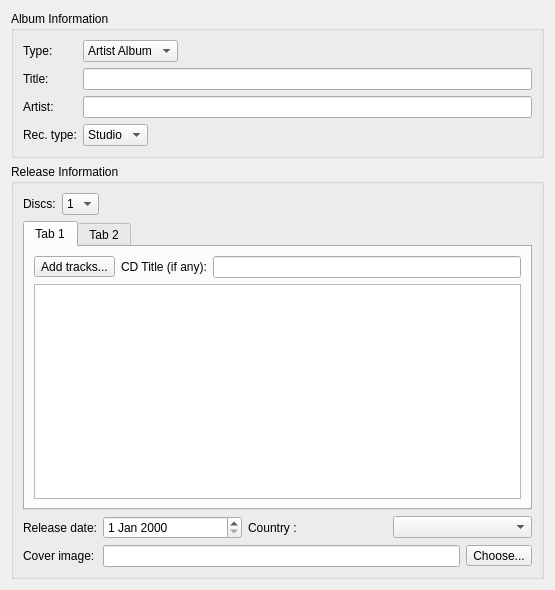
<?xml version="1.0" encoding="UTF-8"?>
<ui version="4.0">
 <class>LoadFilesPage</class>
 <widget class="QWizardPage" name="LoadFilesPage">
  <property name="geometry">
   <rect>
    <x>0</x>
    <y>0</y>
    <width>555</width>
    <height>590</height>
   </rect>
  </property>
  <property name="windowTitle">
   <string>Load Files</string>
  </property>
  <layout class="QVBoxLayout" name="verticalLayout_2">
   <item>
    <widget class="QGroupBox" name="albumInfo">
     <property name="title">
      <string>Album Information</string>
     </property>
     <layout class="QVBoxLayout" name="verticalLayout_4">
      <item>
       <layout class="QFormLayout" name="formLayout">
        <property name="fieldGrowthPolicy">
         <enum>QFormLayout::AllNonFixedFieldsGrow</enum>
        </property>
        <item row="0" column="0">
         <widget class="QLabel" name="label_5">
          <property name="text">
           <string>Type:</string>
          </property>
          <property name="buddy">
           <cstring>comboBox_2</cstring>
          </property>
         </widget>
        </item>
        <item row="0" column="1">
         <layout class="QHBoxLayout" name="horizontalLayout_5">
          <item>
           <widget class="QComboBox" name="comboBox_2">
            <item>
             <property name="text">
              <string>Artist Album</string>
             </property>
            </item>
            <item>
             <property name="text">
              <string>Compilation</string>
             </property>
            </item>
           </widget>
          </item>
          <item>
           <spacer name="horizontalSpacer_4">
            <property name="orientation">
             <enum>Qt::Horizontal</enum>
            </property>
            <property name="sizeHint" stdset="0">
             <size>
              <width>40</width>
              <height>20</height>
             </size>
            </property>
           </spacer>
          </item>
         </layout>
        </item>
        <item row="1" column="0">
         <widget class="QLabel" name="label_2">
          <property name="text">
           <string>Title:</string>
          </property>
          <property name="buddy">
           <cstring>lineEdit</cstring>
          </property>
         </widget>
        </item>
        <item row="1" column="1">
         <widget class="QLineEdit" name="lineEdit"/>
        </item>
        <item row="2" column="0">
         <widget class="QLabel" name="label_4">
          <property name="text">
           <string>Artist:</string>
          </property>
          <property name="buddy">
           <cstring>lineEdit_2</cstring>
          </property>
         </widget>
        </item>
        <item row="2" column="1">
         <widget class="QLineEdit" name="lineEdit_2"/>
        </item>
        <item row="3" column="0">
         <widget class="QLabel" name="label_3">
          <property name="text">
           <string>Rec. type:</string>
          </property>
          <property name="buddy">
           <cstring>comboBox</cstring>
          </property>
         </widget>
        </item>
        <item row="3" column="1">
         <layout class="QHBoxLayout" name="horizontalLayout_4">
          <item>
           <widget class="QComboBox" name="comboBox">
            <item>
             <property name="text">
              <string>Studio</string>
             </property>
            </item>
            <item>
             <property name="text">
              <string>Live</string>
             </property>
            </item>
           </widget>
          </item>
          <item>
           <spacer name="horizontalSpacer_3">
            <property name="orientation">
             <enum>Qt::Horizontal</enum>
            </property>
            <property name="sizeHint" stdset="0">
             <size>
              <width>40</width>
              <height>20</height>
             </size>
            </property>
           </spacer>
          </item>
         </layout>
        </item>
       </layout>
      </item>
     </layout>
    </widget>
   </item>
   <item>
    <widget class="QGroupBox" name="releaseInfo">
     <property name="title">
      <string>Release Information</string>
     </property>
     <layout class="QVBoxLayout" name="verticalLayout">
      <item>
       <layout class="QFormLayout" name="formLayout_2">
        <item row="0" column="0">
         <widget class="QLabel" name="label_10">
          <property name="text">
           <string>Discs:</string>
          </property>
          <property name="buddy">
           <cstring>comboBox_4</cstring>
          </property>
         </widget>
        </item>
        <item row="0" column="1">
         <layout class="QHBoxLayout" name="horizontalLayout_2">
          <item>
           <widget class="QComboBox" name="comboBox_4">
            <item>
             <property name="text">
              <string>1</string>
             </property>
            </item>
            <item>
             <property name="text">
              <string>2</string>
             </property>
            </item>
            <item>
             <property name="text">
              <string>3</string>
             </property>
            </item>
           </widget>
          </item>
          <item>
           <spacer name="horizontalSpacer_2">
            <property name="orientation">
             <enum>Qt::Horizontal</enum>
            </property>
            <property name="sizeHint" stdset="0">
             <size>
              <width>40</width>
              <height>20</height>
             </size>
            </property>
           </spacer>
          </item>
         </layout>
        </item>
       </layout>
      </item>
      <item>
       <widget class="QTabWidget" name="tabWidget">
        <property name="currentIndex">
         <number>0</number>
        </property>
        <widget class="QWidget" name="tab">
         <attribute name="title">
          <string>Tab 1</string>
         </attribute>
         <layout class="QVBoxLayout" name="verticalLayout_3">
          <item>
           <layout class="QHBoxLayout" name="horizontalLayout_6">
            <item>
             <widget class="QToolButton" name="addFilesButton">
              <property name="text">
               <string>Add tracks...</string>
              </property>
             </widget>
            </item>
            <item>
             <layout class="QFormLayout" name="formLayout_3">
              <item row="0" column="0">
               <widget class="QLabel" name="label_9">
                <property name="text">
                 <string>CD Title (if any):</string>
                </property>
               </widget>
              </item>
              <item row="0" column="1">
               <widget class="QLineEdit" name="lineEdit_4"/>
              </item>
             </layout>
            </item>
           </layout>
          </item>
          <item>
           <widget class="QTableView" name="filesTable">
            <attribute name="verticalHeaderVisible">
             <bool>false</bool>
            </attribute>
           </widget>
          </item>
         </layout>
        </widget>
        <widget class="QWidget" name="tab_2">
         <attribute name="title">
          <string>Tab 2</string>
         </attribute>
        </widget>
       </widget>
      </item>
      <item>
       <layout class="QFormLayout" name="formLayout_4">
        <item row="0" column="0">
         <widget class="QLabel" name="label_6">
          <property name="text">
           <string>Release date:</string>
          </property>
          <property name="buddy">
           <cstring>dateEdit</cstring>
          </property>
         </widget>
        </item>
        <item row="0" column="1">
         <layout class="QHBoxLayout" name="horizontalLayout_3">
          <item>
           <widget class="QDateEdit" name="dateEdit"/>
          </item>
          <item>
           <widget class="QLabel" name="label_7">
            <property name="text">
             <string>Country :</string>
            </property>
            <property name="buddy">
             <cstring>comboBox_3</cstring>
            </property>
           </widget>
          </item>
          <item>
           <widget class="QComboBox" name="comboBox_3"/>
          </item>
         </layout>
        </item>
        <item row="1" column="0">
         <widget class="QLabel" name="label_8">
          <property name="text">
           <string>Cover image:</string>
          </property>
          <property name="buddy">
           <cstring>lineEdit_3</cstring>
          </property>
         </widget>
        </item>
        <item row="1" column="1">
         <layout class="QHBoxLayout" name="horizontalLayout">
          <item>
           <widget class="QLineEdit" name="lineEdit_3"/>
          </item>
          <item>
           <widget class="QToolButton" name="toolButton">
            <property name="text">
             <string>Choose...</string>
            </property>
           </widget>
          </item>
         </layout>
        </item>
       </layout>
      </item>
     </layout>
    </widget>
   </item>
  </layout>
 </widget>
 <resources/>
 <connections/>
</ui>
